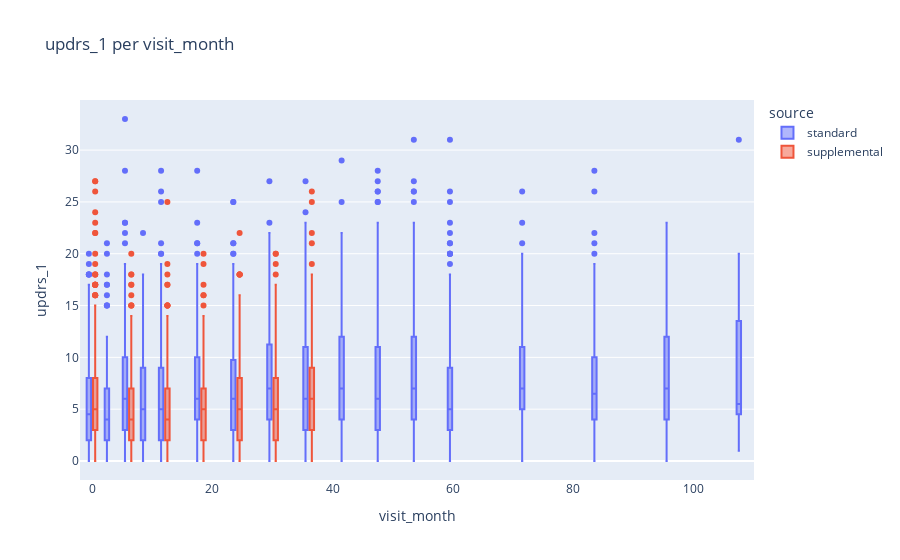
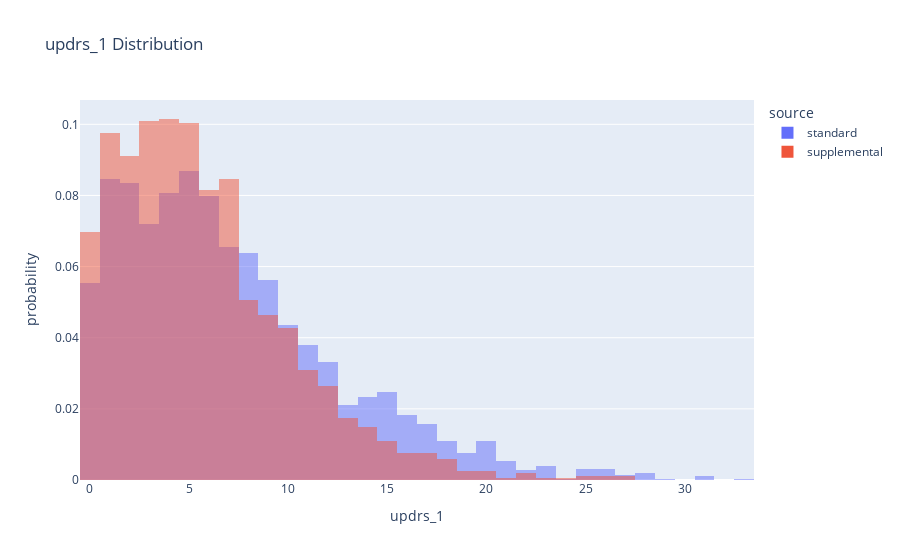
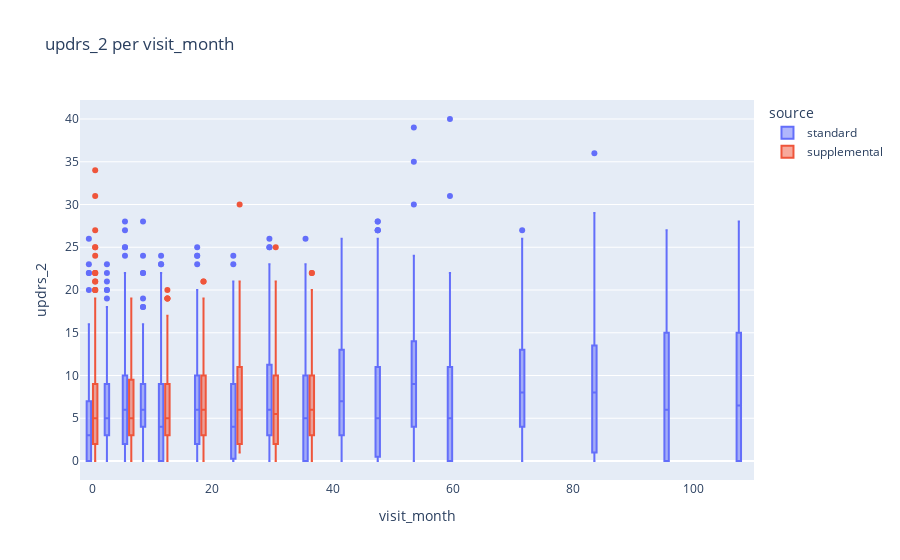
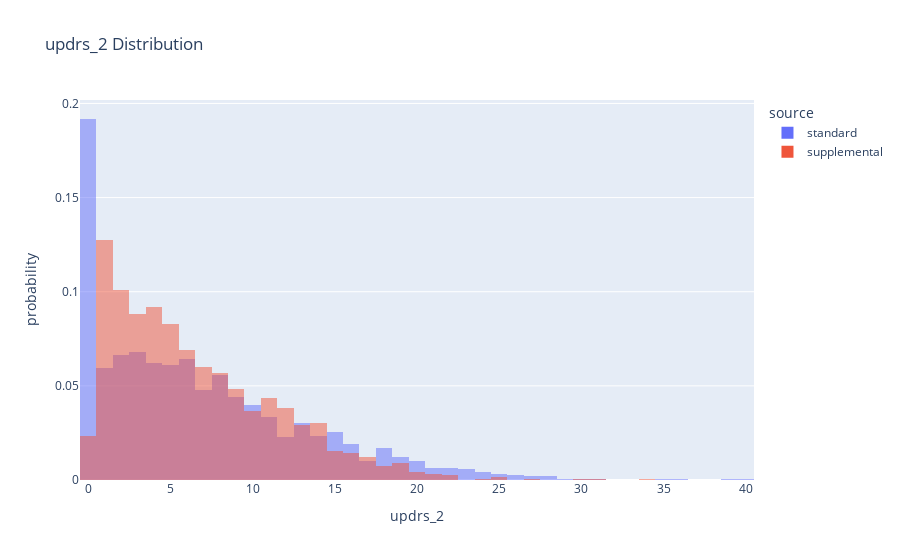

These figures' notebook cell, in order:
### Code cell
for target in ['updrs_1', 'updrs_2', 'updrs_3', 'updrs_4']:
    fig = px.box(
        train_clinical_all, 
        y=target, 
        x='visit_month', 
        color='source', 
        title=f'{target} per visit_month'
    )
    fig.show()
    
    fig = px.histogram(
        train_clinical_all, 
        x=target, 
        color='source', 
        title=f'{target} Distribution', 
        histnorm='probability', 
        barmode='overlay'
    )
    fig.show()

### Figure 1 — Plotly figure (JSON) as saved in the notebook; plotly's stock layout.template omitted (floating-point values rounded to 4 significant figures; data arrays with more than 128 entries replaced by an {"elided": "..."} marker saying what was removed)
{"data": [{"alignmentgroup": "True", "hovertemplate": "source=standard<br>visit_month=%{x}<br>updrs_1=%{y}<extra></extra>", "legendgroup": "standard", "marker": {"color": "#636efa"}, "name": "standard", "notched": false, "offsetgroup": "standard", "orientation": "v", "showlegend": true, "type": "box", "x": {"elided": "2615 int values"}, "x0": " ", "xaxis": "x", "y": {"elided": "2615 int values"}, "y0": " ", "yaxis": "y"}, {"alignmentgroup": "True", "hovertemplate": "source=supplemental<br>visit_month=%{x}<br>updrs_1=%{y}<extra></extra>", "legendgroup": "supplemental", "marker": {"color": "#EF553B"}, "name": "supplemental", "notched": false, "offsetgroup": "supplemental", "orientation": "v", "showlegend": true, "type": "box", "x": {"elided": "2223 int values"}, "x0": " ", "xaxis": "x", "y": {"elided": "2223 int values"}, "y0": " ", "yaxis": "y"}], "layout": {"boxmode": "group", "legend": {"title": {"text": "source"}, "tracegroupgap": 0}, "title": {"text": "updrs_1 per visit_month"}, "xaxis": {"anchor": "y", "domain": [0, 1], "title": {"text": "visit_month"}}, "yaxis": {"anchor": "x", "domain": [0, 1], "title": {"text": "updrs_1"}}}}

### Figure 2 — Plotly figure (JSON) as saved in the notebook; plotly's stock layout.template omitted (floating-point values rounded to 4 significant figures; data arrays with more than 128 entries replaced by an {"elided": "..."} marker saying what was removed)
{"data": [{"alignmentgroup": "True", "bingroup": "x", "histnorm": "probability", "hovertemplate": "source=standard<br>updrs_1=%{x}<br>probability=%{y}<extra></extra>", "legendgroup": "standard", "marker": {"color": "#636efa", "opacity": 0.5, "pattern": {"shape": ""}}, "name": "standard", "offsetgroup": "standard", "orientation": "v", "showlegend": true, "type": "histogram", "x": {"elided": "2615 int values"}, "xaxis": "x", "yaxis": "y"}, {"alignmentgroup": "True", "bingroup": "x", "histnorm": "probability", "hovertemplate": "source=supplemental<br>updrs_1=%{x}<br>probability=%{y}<extra></extra>", "legendgroup": "supplemental", "marker": {"color": "#EF553B", "opacity": 0.5, "pattern": {"shape": ""}}, "name": "supplemental", "offsetgroup": "supplemental", "orientation": "v", "showlegend": true, "type": "histogram", "x": {"elided": "2223 int values"}, "xaxis": "x", "yaxis": "y"}], "layout": {"barmode": "overlay", "legend": {"title": {"text": "source"}, "tracegroupgap": 0}, "title": {"text": "updrs_1 Distribution"}, "xaxis": {"anchor": "y", "domain": [0, 1], "title": {"text": "updrs_1"}}, "yaxis": {"anchor": "x", "domain": [0, 1], "title": {"text": "probability"}}}}

### Figure 3 — Plotly figure (JSON) as saved in the notebook; plotly's stock layout.template omitted (floating-point values rounded to 4 significant figures; data arrays with more than 128 entries replaced by an {"elided": "..."} marker saying what was removed)
{"data": [{"alignmentgroup": "True", "hovertemplate": "source=standard<br>visit_month=%{x}<br>updrs_2=%{y}<extra></extra>", "legendgroup": "standard", "marker": {"color": "#636efa"}, "name": "standard", "notched": false, "offsetgroup": "standard", "orientation": "v", "showlegend": true, "type": "box", "x": {"elided": "2615 int values"}, "x0": " ", "xaxis": "x", "y": {"elided": "2615 int values"}, "y0": " ", "yaxis": "y"}, {"alignmentgroup": "True", "hovertemplate": "source=supplemental<br>visit_month=%{x}<br>updrs_2=%{y}<extra></extra>", "legendgroup": "supplemental", "marker": {"color": "#EF553B"}, "name": "supplemental", "notched": false, "offsetgroup": "supplemental", "orientation": "v", "showlegend": true, "type": "box", "x": {"elided": "2223 int values"}, "x0": " ", "xaxis": "x", "y": {"elided": "2223 int values"}, "y0": " ", "yaxis": "y"}], "layout": {"boxmode": "group", "legend": {"title": {"text": "source"}, "tracegroupgap": 0}, "title": {"text": "updrs_2 per visit_month"}, "xaxis": {"anchor": "y", "domain": [0, 1], "title": {"text": "visit_month"}}, "yaxis": {"anchor": "x", "domain": [0, 1], "title": {"text": "updrs_2"}}}}

### Figure 4 — Plotly figure (JSON) as saved in the notebook; plotly's stock layout.template omitted (floating-point values rounded to 4 significant figures; data arrays with more than 128 entries replaced by an {"elided": "..."} marker saying what was removed)
{"data": [{"alignmentgroup": "True", "bingroup": "x", "histnorm": "probability", "hovertemplate": "source=standard<br>updrs_2=%{x}<br>probability=%{y}<extra></extra>", "legendgroup": "standard", "marker": {"color": "#636efa", "opacity": 0.5, "pattern": {"shape": ""}}, "name": "standard", "offsetgroup": "standard", "orientation": "v", "showlegend": true, "type": "histogram", "x": {"elided": "2615 int values"}, "xaxis": "x", "yaxis": "y"}, {"alignmentgroup": "True", "bingroup": "x", "histnorm": "probability", "hovertemplate": "source=supplemental<br>updrs_2=%{x}<br>probability=%{y}<extra></extra>", "legendgroup": "supplemental", "marker": {"color": "#EF553B", "opacity": 0.5, "pattern": {"shape": ""}}, "name": "supplemental", "offsetgroup": "supplemental", "orientation": "v", "showlegend": true, "type": "histogram", "x": {"elided": "2223 int values"}, "xaxis": "x", "yaxis": "y"}], "layout": {"barmode": "overlay", "legend": {"title": {"text": "source"}, "tracegroupgap": 0}, "title": {"text": "updrs_2 Distribution"}, "xaxis": {"anchor": "y", "domain": [0, 1], "title": {"text": "updrs_2"}}, "yaxis": {"anchor": "x", "domain": [0, 1], "title": {"text": "probability"}}}}
